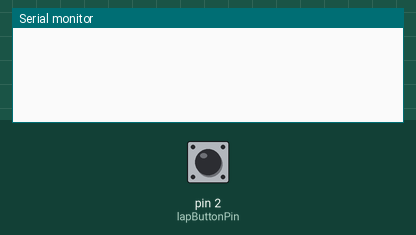
The sketch below on a simulated Arduino Uno, built with avr-gcc and run on an emulated ATmega328P. Shown: the last lines printed to the serial monitor. Inputs (shaded band) come from the test bench; at power-on: pin 2 (lapButtonPin) HIGH.

Above: at 1.2 s.
1.3 s: pin 2 (lapButtonPin) pulled LOW for 0.15 s
At 2.1 s:
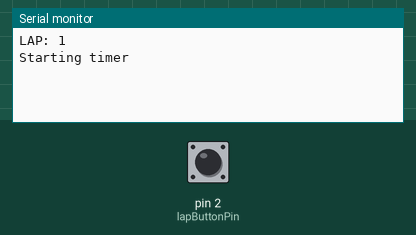
2.9 s: pin 2 (lapButtonPin) pulled LOW for 1 s
At 4.2 s:
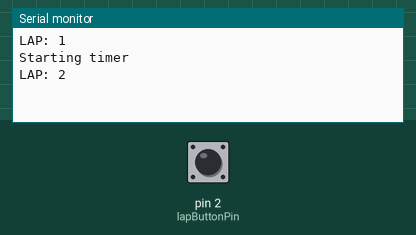
5.4 s: pin 2 (lapButtonPin) pulled LOW for 0.15 s
At 6.1 s:
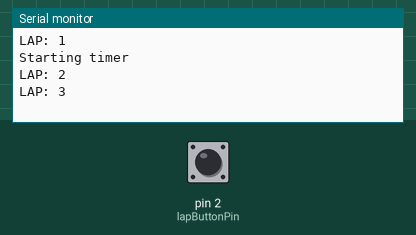
7.0 s: pin 2 (lapButtonPin) pulsed LOW 5 times (0.12 s each, 0.3 s apart)
At 7.82 s:
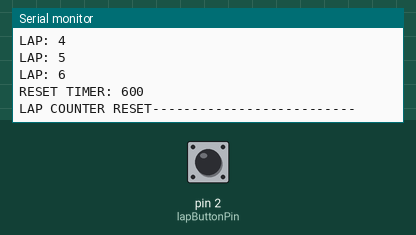
Timing chart, 0 to 10.0 s (numbered marks = the images above; inputs shaded):
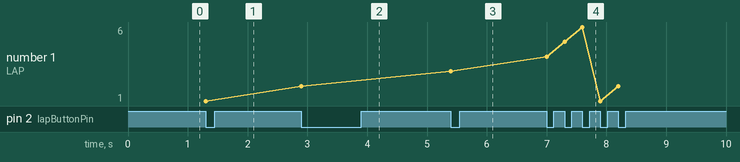

The sketch:

LapCounterButtonWithTripleClick.ino
```cpp
#define lapButtonPin 2

boolean restartTimer = false;
volatile int lapNumber = 0;
int debounce = 100;
volatile long lastPress = 0;
volatile int numPresses = 0;
int resetTimerPressDelay = 1000;
volatile long firstPress = 0; // First press in sequence of 3 (To check if resetting timer)

void setup() {
  // put your setup code here, to run once:
  pinMode(lapButtonPin, INPUT_PULLUP);
  attachInterrupt(digitalPinToInterrupt(lapButtonPin), lapButtonPress, FALLING);
  Serial.begin(9600);
}

void loop() {
  // put your main code here, to run repeatedly:
  if (restartTimer){
    Serial.println("LAP COUNTER RESET--------------------------");
    restartTimer = false;
    lapNumber = 0;
    numPresses = 0;
  }
}

void lapButtonPress(){
  if (millis() - lastPress > debounce){
    lapNumber++;
    Serial.print("LAP: ");
    Serial.println(lapNumber);

    if (millis() - firstPress < resetTimerPressDelay){
      numPresses++;
      if (numPresses > 2){
        // Have had 3 consecutive presses (within resetTimerPressDelay)
        Serial.print("RESET TIMER: ");
        Serial.println(millis() - firstPress);
        restartTimer=true;
      }
    }
    else {
      firstPress = millis(); // Set this press to be first in sequence of 3
      numPresses = 1;
    }

    lastPress = millis();

    if (lapNumber == 1){
      timerSetup();
    }
  }
}

void timerSetup(){
  Serial.println("Starting timer");
}
```

Measured:
- after the input at 1.3 s, the serial monitor: prints a new line at once (image 1)
- after the input at 2.9 s, the serial monitor: prints a new line at once (image 2)
- after the input at 5.4 s, the serial monitor: prints a new line at once (image 3)
- after the input at 7.0 s, the serial monitor: prints a new line at once (image 4)
- plotted number 1: 1 → 2 after the input at 2.9 s, 2 → 3 after the input at 5.4 s, 3 → 2 after the input at 7.0 s
